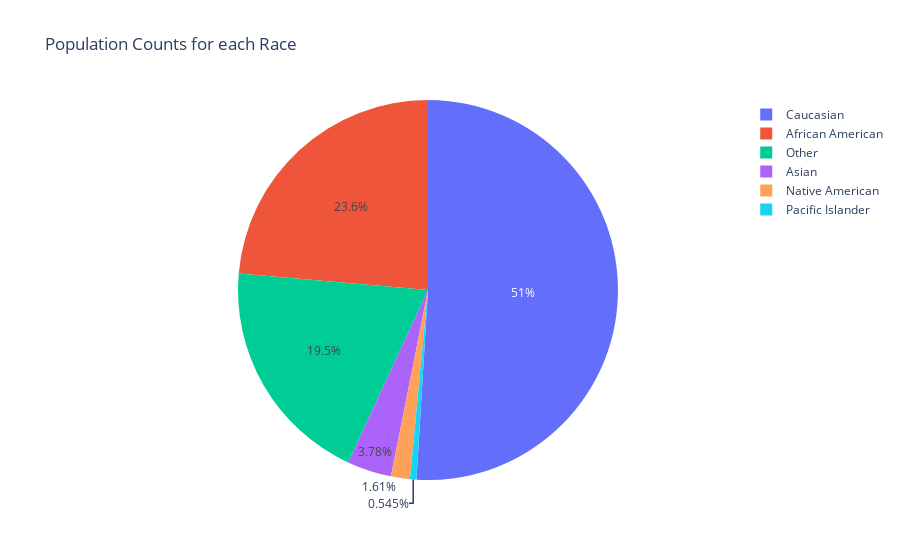

The cell this chart's notebook holds for it:
### Code cell
# Cell 5 - Create Pie Chart using plotly

df = pd.DataFrame({
    "Race": ["Caucasian", "African American", "Native American", "Asian", "Pacific Islander", "Other"],
    "Population": [caucasian, african_american, native, asian, pacific_islander, other]
}) # dummy variable to make dataframe for plotly

fig = px.pie(df, values='Population', names='Race', title='Population Counts for each Race')

fig.show()

### Figure 1 — Plotly figure (JSON) as saved in the notebook; plotly's stock layout.template omitted (floating-point values rounded to 4 significant figures)
{"data": [{"domain": {"x": [0, 1], "y": [0, 1]}, "hovertemplate": "Race=%{label}<br>Population=%{value}<extra></extra>", "labels": ["Caucasian", "African American", "Native American", "Asian", "Pacific Islander", "Other"], "legendgroup": "", "name": "", "showlegend": true, "type": "pie", "values": [664505, 307974, 21011, 49314, 7099, 253858]}], "layout": {"legend": {"tracegroupgap": 0}, "title": {"text": "Population Counts for each Race"}}}
